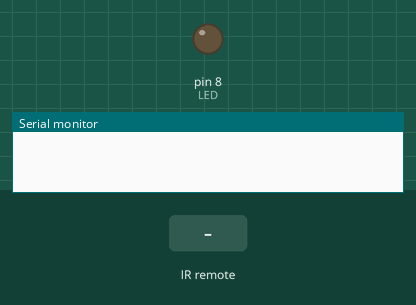
Recording of a sketch running on a simulated Arduino Mega 2560, built with avr-gcc and run on an emulated ATmega2560. Parts: output pins drawn as LEDs (lit = HIGH), the last lines printed to the serial monitor. Inputs (shaded band) come from the test bench.

Above: at 1.2 s.
1.3 s: infrared code 0xFF42BD received
2.8 s: infrared code 0xFF4AB5 received
At 3.9 s:
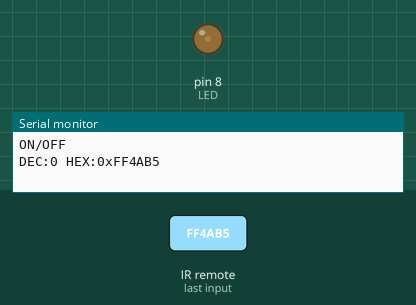
4.3 s: infrared code 0xFF9867 received
At 5.0 s:
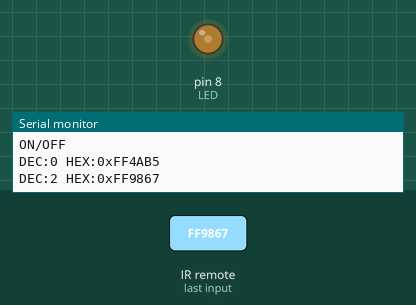
5.8 s: infrared code 0xFF30CF received
At 6.2 s:
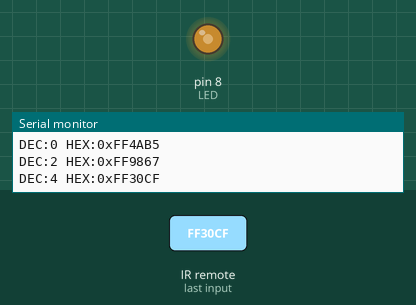
7.3 s: infrared code 0xFF10EF received
At 8.5 s:
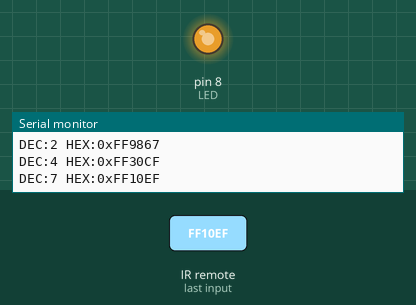
Timing chart, 0 to 9.8 s (numbered marks = the images above; inputs shaded):
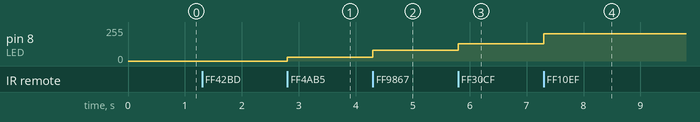

The sketch:

rojeto2-Controle_PWM_e_registro_de_c_digo_do_controle_remoto.ino
```cpp
#include <IRremote.h>

#define SINAL_RECEBIDO_REM 46
#define LED 8

IRrecv RECEPTOR(SINAL_RECEBIDO_REM);
decode_results SINAL_ENVIADO_CONT;

long int BOT = 0;
long int BOT2 = 0;
bool COND = false;
bool a = false;
bool aux = false;
int aux2 = 0;

void setup() {
Serial.begin(9600);
pinMode(SINAL_RECEBIDO_REM,INPUT);
pinMode(LED, OUTPUT);
RECEPTOR.enableIRIn();
}
void loop()
{
if (RECEPTOR.decode(&SINAL_ENVIADO_CONT))
{
    BOT = SINAL_ENVIADO_CONT.value;

    if(BOT == 0xFF42BD)
    {
        Serial.println("ON/OFF");
        if(a){
          a=false;
          analogWrite(LED,0);
        }
        else{
          a = true;
        }
    }
    if(a == true)
    {
        if(BOT != 0xFF42BD && BOT!=0XFFFFFFFF) BOT2=BOT;
        switch(BOT2){
            case 0xFF4AB5:
                Serial.println("DEC:0 HEX:0xFF4AB5");
                analogWrite(LED, 30);
                break;
            case 0xFF6897:
                Serial.println("DEC:1 HEX:0xFF6897");
                analogWrite(LED, 55);
                break;
            case 0xFF9867:
                Serial.println("DEC:2 HEX:0xFF9867");
                analogWrite(LED, 80);
                break;
            case 0xFFB04F:
                Serial.println("DEC:3 HEX:0xFFB04F");
                analogWrite(LED, 105);
                break;
            case 0xFF30CF:
                Serial.println("DEC:4 HEX:0xFF30CF");
                analogWrite(LED, 130);
                break;
            case 0xFF18E7:
                Serial.println("DEC:5 HEX:0xFF18E7");
                analogWrite(LED, 155);
                break;
            case 0xFF7A85:
                Serial.println("DEC:6 HEX:0xFF7A85");
                analogWrite(LED, 180);
                break;
            case 0xFF10EF:
                Serial.println("DEC:7 HEX:0xFF10EF");
                analogWrite(LED, 205);
                break;
            case 0xFF38C7:
                Serial.println("DEC:8 HEX:0xFF38C7");
                analogWrite(LED, 230);
                break;
            case 0xFF5AA5:
                Serial.println("DEC:9 HEX:0xFF5AA5");
                analogWrite(LED, 255);
                break;
            default:
                break;
        }
    }
    delay(500);
    RECEPTOR.resume();
  }
}
```

Measured:
- after the input at 2.8 s, pin 8 (LED): 0/255 → 30/255 at once
- after the input at 4.3 s, pin 8 (LED): 30/255 → 80/255 at once
- after the input at 5.8 s, pin 8 (LED): 80/255 → 130/255 at once
- after the input at 7.3 s, pin 8 (LED): 130/255 → 205/255 at once
